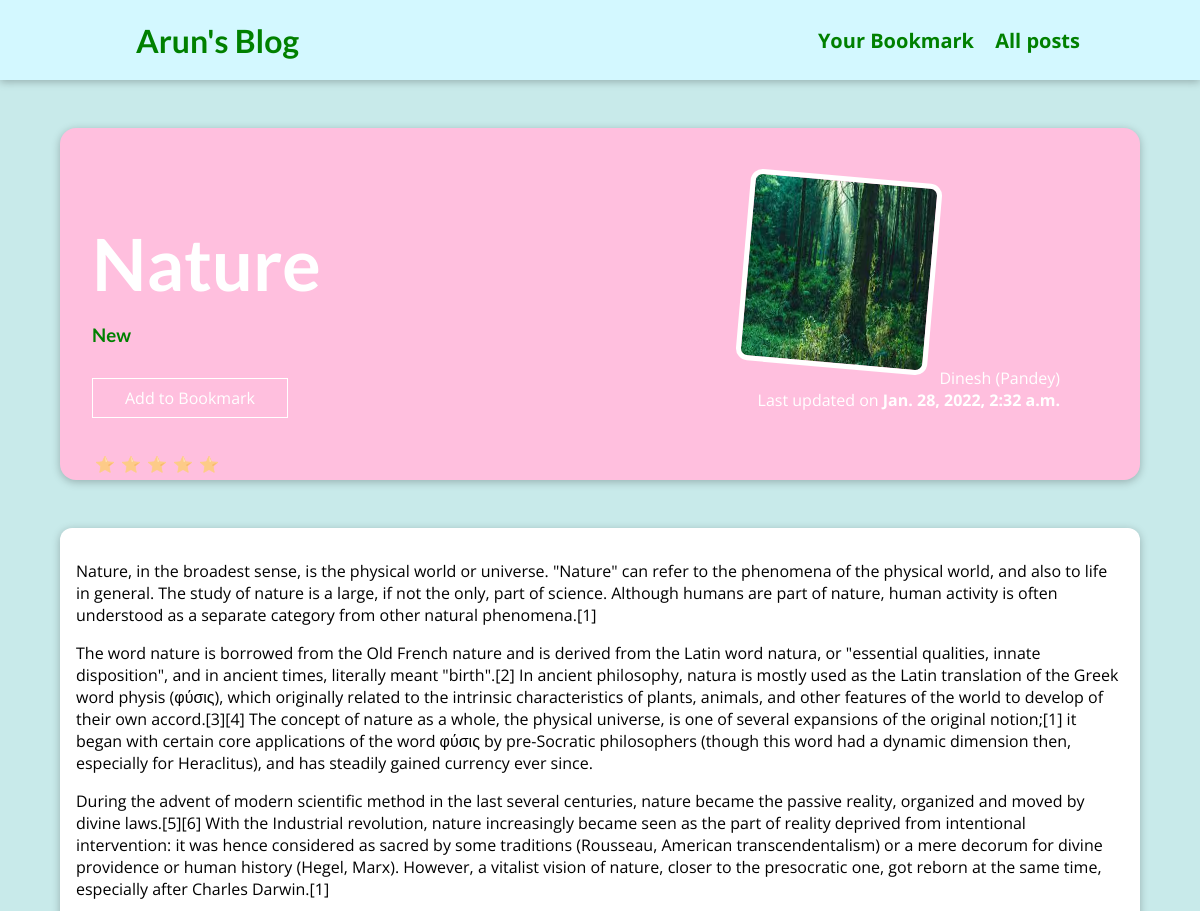
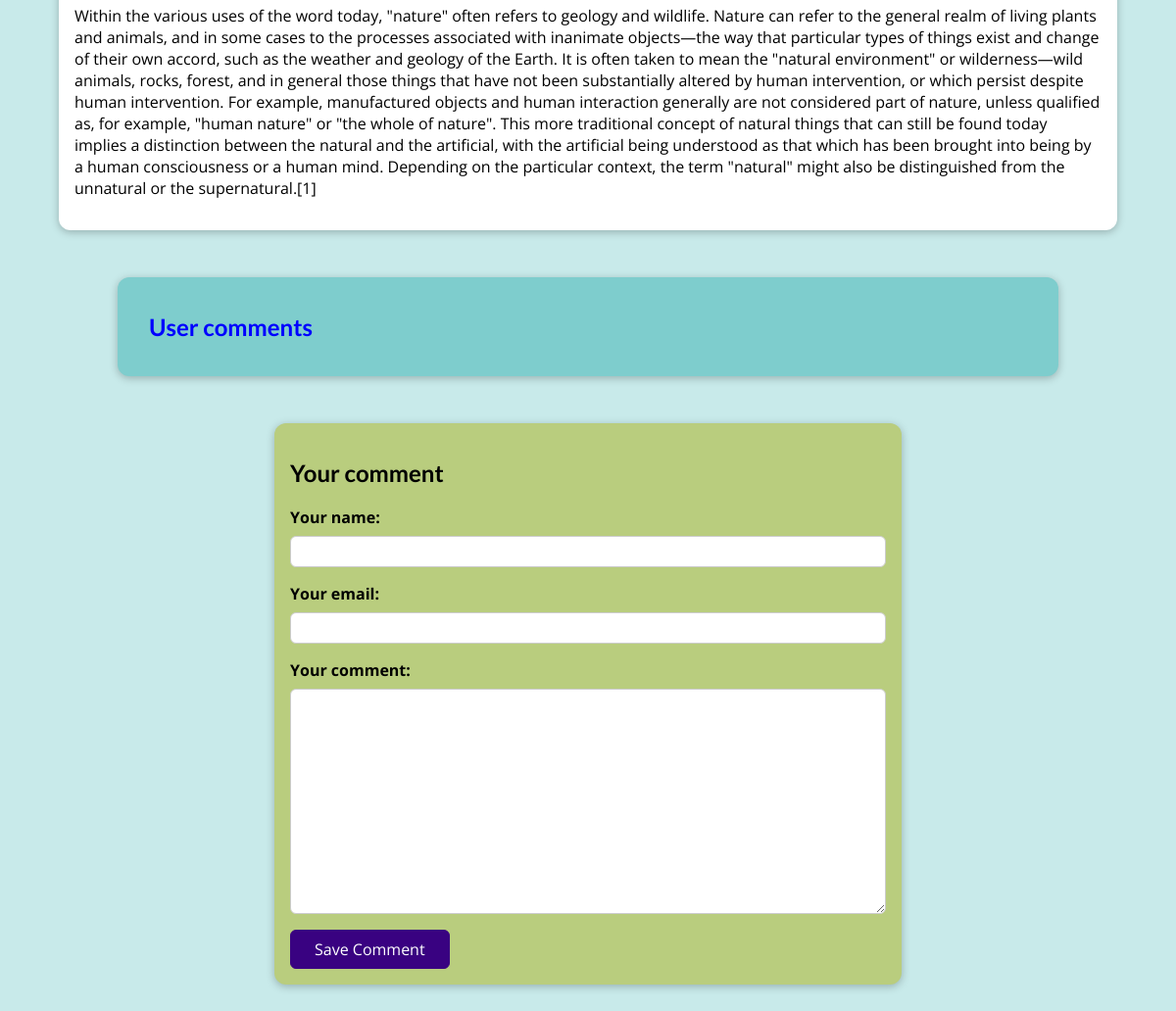
The page /posts/nature-at-its-best on the database its author committed (2 pictures, top to bottom).
### blog/models.py (models this page shows, shortened)
class Post(models.Model):
    title = models.CharField(max_length=50)
    image_name = models.ImageField(upload_to="posts",null=True)
    date = models.DateTimeField(auto_now=True)
    excerpt = models.CharField(max_length=200)
    content = models.TextField(validators=[MinLengthValidator(10)])
    author = models.ForeignKey(Author,on_delete=models.SET_NULL,related_name="posts",null=True)
    slug = models.SlugField(unique = True, db_index=True)
    tag = models.ManyToManyField(Tag)

class Tag(models.Model):
    caption = models.CharField(max_length=50)

class Author(models.Model):
    first_name = models.CharField(max_length=50)
    last_name = models.CharField(max_length=50)
    email_address = models.EmailField(max_length=100)
    def __str__(self):
        return f"{self.first_name} ({self.last_name})"

### blog/views.py (the view, shortened to what this page needs)
# urls.py: path("posts/<slug:slug>", views.SinglePostView.as_view(), name="post-detail" ),
class SinglePostView(View):
  def get(self,request,slug):
    identified_post = Post.objects.get(slug=slug)
    stored_posts = request.session.get("stored_posts")
    if stored_posts is not None:
      is_saved_for_later = identified_post.id in stored_posts
    else:
      is_saved_for_later = False
    identified_post = Post.objects.get(slug=slug)
    comment_form = CommentForm()
    comments = identified_post.comments.all().order_by("-id")[0:3]
    return render(request, "blog/post_detail.html", {"post": identified_post, "form":comment_form,"comments":comments,"saved_for_later":is_saved_for_later,"tags":identified_post.tag.all()})

### blog/forms.py
class CommentForm(forms.ModelForm):
    class Meta:
        model = Comment
        exclude = ["post"]
        labels = {
            "user_name": "Your name",
             "user_email" : "Your email",
             "text" : "Your comment"
        }

### blog/templates/blog/post_detail.html (shortened to what this page needs)
{% extends "base.html"%}
{% load static%}
{% block css_files %}
<link rel="stylesheet" href="{% static "blog/post_detail.css" %}"/>
{% endblock%}
{% block content%}
    <section id="summary">
        <h2> {{post.title}}
        </h2>
        <h3>
            {% for tag in tags %}
             {{tag.caption}}
            {% endfor %}
        </h3>
        <div>
            <div id="read-later">
            <form action="{% url "read-later" %}" method="POST">
            <button>
                {% if saved_for_later %}
                  Remove from "Bookmark"
                {% else %}
                Add to Bookmark
                {% endif %}
            </button>
            </form>
        </div>
        <div class="stars">
            <a>⭐</a>
            <a>⭐</a>
            <a>⭐</a>
            <a>⭐</a>
            <a>⭐</a>
        </div>
        <article>
            <img src="{{post.image_name.url}}" alt="{{post.title}}"/>
            <adress> {{post.author}} </adress>
        <div>
            Last updated on <time> {{post.date}}</time>
        </div>
    </section>
    <main>
        <div id="arun">
           {{post.content|linebreaks}}
        </div>
    </main>
    <section id="comments">
        <h1>User comments</h1>
    </section>
    <section  id="comment-form">
        <h2>Your comment </h2>
        <form action="{% url "post-detail" post.slug %}" method="POST">
        {% for value in form %}
            <div class="form-control">
                {{value.label_tag}}
                {{value}}
            </div>
        {% endfor %}
        <button>Save Comment</button>
        </form>
    </section>
{% endblock %}

### static/app.css (style rules this page uses)
* { box-sizing: border-box; }
html { font-family: 'Open Sans', 'Lato', sans-serif; }
body { margin: 0; }
h1, h2, h3 { font-family: 'Lato', sans-serif; font-weight: bold; }

### blog/static/blog/post_detail.css (style rules this page uses)
body { background-color:#c8eaea; }
#summary { margin: 8rem auto 3rem auto; padding: 2rem; width: 90%; max-width: 90rem; border-radius: 16px; background-color:#FFBFDE; position: relative; box-shadow: 0 2px 8px rgba(0, 0, 0, 0.25); height: 22rem; }
#summary h2 { color: white; font-size: 4.5rem; margin-bottom: 0.25rem; }
#summary h3 { color: green; }
#summary article { position: absolute; top: 2rem; right: 3rem; padding: 1rem 2rem; border-radius: 12px; text-align: right; color: white; }
#summary article img { width: 12rem; height: 12rem; border-radius: 12px; transform: rotateZ(5deg); border: 5px solid white; margin-bottom: 1rem; }
#summary a { color: white; text-decoration: none; }
#summary time { font-weight: bold; }
#read-later { margin: 2rem 0; }
#read-later button { background-color: transparent; border: 1px solid white; padding: 0.5rem 2rem; font: inherit; color: white; cursor: pointer; }
main { width: 90%; max-width: 90rem; margin: 3rem auto; background-color: white; padding: 1rem; border-radius: 12px; box-shadow: 0 2px 8px rgba(0, 0, 0, 0.25); }
#comment-form { margin: 3rem auto; width: 90%; max-width: 40rem; border-radius: 12px; background-color:#b9cd7e; box-shadow: 0 2px 8px rgba(0, 0, 0, 0.25); padding: 1rem; }
#comment-form button { font: inherit; background-color: #390281; color: white; border: 1px solid #390281; padding: 0.5rem 1.5rem; border-radius: 6px; cursor: pointer; }
.form-control { margin-bottom: 1rem; }
.form-control label { font-weight: bold; margin-bottom: 0.5rem; display: block; }
.form-control input, .form-control textarea { display: block; width: 100%; font: inherit; padding: 0.25rem; border-radius: 6px; border: 1px solid #ccc; }
#comments { margin: 3rem auto; width: 90%; max-width: 60rem; border-radius: 12px; background-color: #7ecdcd; box-shadow: 0 2px 8px rgba(0, 0, 0, 0.25); padding: 1rem 2rem; }
#comments h1 { color:blue; }
.stars { display:flex; }
.stars a { opacity:50%; cursor:pointer; padding:3px; }

### rows shown on the page
Post: title "Nature", image_name (picture), author "Dinesh (Pandey)", date "Jan. 28, 2022, 2:32 a.m.", content "Nature, in the broadest sense, is the physical world or universe. \"Nature\" can refer to the phenomena of the physical world, and also to life in general. The study of nature is a large, if not the only, part of science. Although humans are part of nature, human activity is often understood as a separate category from other natural phenomena.[1] The word nature is borrowed from the Old French nature and is derived from the Latin word natura, or \"essential qualities, innate disposition\", and in ancient times, literally meant \"birth\".[2] In ancient philosophy, natura is mostly used as the Latin translation of the Greek word physis (φύσις), which originally related to the intrinsic…"
Tag: caption "New"

### other values the page prints
{{ value.label_tag }} "Your name:" "Your email:" "Your comment:"
